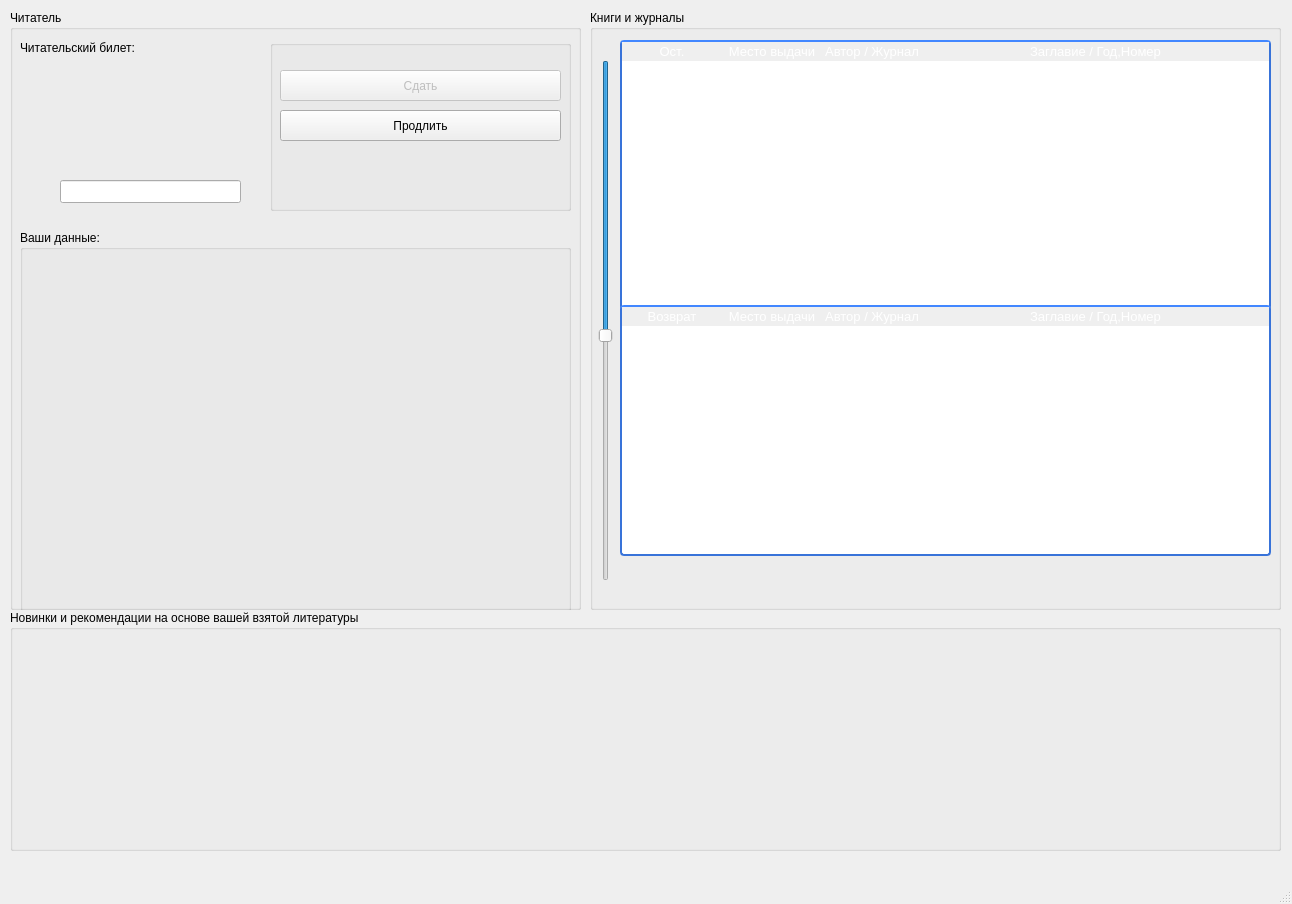
<?xml version="1.0" encoding="UTF-8"?>
<ui version="4.0">
 <class>form_GetListReturnBooks</class>
 <widget class="QMainWindow" name="form_GetListReturnBooks">
  <property name="windowModality">
   <enum>Qt::NonModal</enum>
  </property>
  <property name="geometry">
   <rect>
    <x>0</x>
    <y>0</y>
    <width>1292</width>
    <height>904</height>
   </rect>
  </property>
  <property name="windowTitle">
   <string>Список книг на руках</string>
  </property>
  <property name="documentMode">
   <bool>false</bool>
  </property>
  <widget class="QWidget" name="centralwidget">
   <widget class="QGroupBox" name="gbReaderInfo">
    <property name="geometry">
     <rect>
      <x>10</x>
      <y>10</y>
      <width>571</width>
      <height>600</height>
     </rect>
    </property>
    <property name="title">
     <string>Читатель</string>
    </property>
    <widget class="QLabel" name="label">
     <property name="geometry">
      <rect>
       <x>10</x>
       <y>30</y>
       <width>151</width>
       <height>16</height>
      </rect>
     </property>
     <property name="text">
      <string>Читательский билет:</string>
     </property>
    </widget>
    <widget class="QLabel" name="lblPicTicket">
     <property name="geometry">
      <rect>
       <x>10</x>
       <y>50</y>
       <width>241</width>
       <height>151</height>
      </rect>
     </property>
     <property name="text">
      <string/>
     </property>
     <property name="pixmap">
      <pixmap resource="res.qrc">:/ЧБ.png</pixmap>
     </property>
     <property name="scaledContents">
      <bool>true</bool>
     </property>
    </widget>
    <widget class="QLineEdit" name="leTicketNumber">
     <property name="geometry">
      <rect>
       <x>50</x>
       <y>170</y>
       <width>181</width>
       <height>23</height>
      </rect>
     </property>
     <property name="alignment">
      <set>Qt::AlignCenter</set>
     </property>
     <property name="readOnly">
      <bool>true</bool>
     </property>
    </widget>
    <widget class="QGroupBox" name="gbReaderBio">
     <property name="geometry">
      <rect>
       <x>10</x>
       <y>220</y>
       <width>551</width>
       <height>381</height>
      </rect>
     </property>
     <property name="title">
      <string>Ваши данные:</string>
     </property>
    </widget>
    <widget class="QGroupBox" name="gbUserActions">
     <property name="geometry">
      <rect>
       <x>260</x>
       <y>30</y>
       <width>301</width>
       <height>171</height>
      </rect>
     </property>
     <property name="title">
      <string/>
     </property>
     <widget class="QPushButton" name="pbProlong">
      <property name="geometry">
       <rect>
        <x>10</x>
        <y>70</y>
        <width>281</width>
        <height>31</height>
       </rect>
      </property>
      <property name="text">
       <string>Продлить</string>
      </property>
     </widget>
     <widget class="QPushButton" name="pbReturnBook">
      <property name="enabled">
       <bool>false</bool>
      </property>
      <property name="geometry">
       <rect>
        <x>10</x>
        <y>30</y>
        <width>281</width>
        <height>31</height>
       </rect>
      </property>
      <property name="text">
       <string>Сдать</string>
      </property>
      <property name="autoDefault">
       <bool>false</bool>
      </property>
      <property name="flat">
       <bool>false</bool>
      </property>
     </widget>
    </widget>
   </widget>
   <widget class="QGroupBox" name="gbOwnedBooksJournals">
    <property name="geometry">
     <rect>
      <x>590</x>
      <y>10</y>
      <width>691</width>
      <height>600</height>
     </rect>
    </property>
    <property name="title">
     <string>Книги и журналы</string>
    </property>
    <widget class="QTableWidget" name="twOwnedBookJournals">
     <property name="geometry">
      <rect>
       <x>30</x>
       <y>30</y>
       <width>651</width>
       <height>270</height>
      </rect>
     </property>
     <property name="styleSheet">
      <string notr="true">QHeaderView {
    background-color: #fff;
    font-size:13px;
}
QHeaderView::section:horizontal {
    color: #fff;
    border-style: solid;
    background-color: qlineargradient( x1: 0, y1: 0, x2: 0, y2: 1,
                                        stop: 0 #4287ff, stop: 1 #356ccc);
 }
QTableView {
    border: 2px solid #3873d9;
    border-top-color: #4287ff;
    border-radius: 4px;
    background-color: #fff;
    gridline-color: #777;
    selection-background-color: #ccdfff;
    color:#333;
    font-size:12px;
 }

QScrollBar:vertical {
     background: #e4e4e4;
     border-top-right-radius: 4px;
     border-bottom-right-radius: 4px;
     width: 12px;
     margin: 0px;
 }
 QScrollBar::handle:vertical {
    background-color: qlineargradient( x1: 0, y1: 0, x2: 1, y2: 0,
                                    stop: 0 #4287ff, stop: 1 #356ccc);
     border-radius: 4px;
     min-height: 20px;
     margin: 0px 2px 0px 2px;
 }
 QScrollBar::add-line:vertical {
     background: none;
     height: 0px;
     subcontrol-position: right;
     subcontrol-origin: margin;
 }
 QScrollBar::sub-line:vertical {
     background: none;
     height: 0px;
     subcontrol-position: left;
     subcontrol-origin: margin;
 }</string>
     </property>
     <property name="editTriggers">
      <set>QAbstractItemView::NoEditTriggers</set>
     </property>
     <property name="showDropIndicator" stdset="0">
      <bool>false</bool>
     </property>
     <property name="dragDropOverwriteMode">
      <bool>false</bool>
     </property>
     <property name="alternatingRowColors">
      <bool>true</bool>
     </property>
     <property name="selectionMode">
      <enum>QAbstractItemView::ContiguousSelection</enum>
     </property>
     <property name="selectionBehavior">
      <enum>QAbstractItemView::SelectRows</enum>
     </property>
     <property name="textElideMode">
      <enum>Qt::ElideMiddle</enum>
     </property>
     <property name="sortingEnabled">
      <bool>true</bool>
     </property>
     <attribute name="horizontalHeaderStretchLastSection">
      <bool>true</bool>
     </attribute>
     <column>
      <property name="text">
       <string>Ост.</string>
      </property>
     </column>
     <column>
      <property name="text">
       <string>Место выдачи</string>
      </property>
     </column>
     <column>
      <property name="text">
       <string>Автор / Журнал</string>
      </property>
     </column>
     <column>
      <property name="text">
       <string>Заглавие / Год,Номер</string>
      </property>
     </column>
    </widget>
    <widget class="QSlider" name="vsChangeSize">
     <property name="geometry">
      <rect>
       <x>4</x>
       <y>50</y>
       <width>23</width>
       <height>521</height>
      </rect>
     </property>
     <property name="maximum">
      <number>566</number>
     </property>
     <property name="value">
      <number>300</number>
     </property>
     <property name="orientation">
      <enum>Qt::Vertical</enum>
     </property>
     <property name="invertedAppearance">
      <bool>true</bool>
     </property>
    </widget>
    <widget class="QTableWidget" name="twBookJournalsReturned">
     <property name="geometry">
      <rect>
       <x>30</x>
       <y>295</y>
       <width>651</width>
       <height>251</height>
      </rect>
     </property>
     <property name="styleSheet">
      <string notr="true">QHeaderView {
    background-color: #fff;
    font-size:13px;
}
QHeaderView::section:horizontal {
    color: #fff;
    border-style: solid;
    background-color: qlineargradient( x1: 0, y1: 0, x2: 0, y2: 1,
                                        stop: 0 #4287ff, stop: 1 #356ccc);
 }
QTableView {
    border: 2px solid #3873d9;
    border-top-color: #4287ff;
    border-radius: 4px;
    background-color: #fff;
    gridline-color: #777;
    selection-background-color: #ccdfff;
    color:#333;
    font-size:12px;
 }

QScrollBar:vertical {
     background: #e4e4e4;
     border-top-right-radius: 4px;
     border-bottom-right-radius: 4px;
     width: 12px;
     margin: 0px;
 }
 QScrollBar::handle:vertical {
    background-color: qlineargradient( x1: 0, y1: 0, x2: 1, y2: 0,
                                    stop: 0 #4287ff, stop: 1 #356ccc);
     border-radius: 4px;
     min-height: 20px;
     margin: 0px 2px 0px 2px;
 }
 QScrollBar::add-line:vertical {
     background: none;
     height: 0px;
     subcontrol-position: right;
     subcontrol-origin: margin;
 }
 QScrollBar::sub-line:vertical {
     background: none;
     height: 0px;
     subcontrol-position: left;
     subcontrol-origin: margin;
 }</string>
     </property>
     <property name="editTriggers">
      <set>QAbstractItemView::NoEditTriggers</set>
     </property>
     <property name="showDropIndicator" stdset="0">
      <bool>false</bool>
     </property>
     <property name="dragDropOverwriteMode">
      <bool>false</bool>
     </property>
     <property name="alternatingRowColors">
      <bool>true</bool>
     </property>
     <property name="selectionMode">
      <enum>QAbstractItemView::ContiguousSelection</enum>
     </property>
     <property name="selectionBehavior">
      <enum>QAbstractItemView::SelectRows</enum>
     </property>
     <property name="textElideMode">
      <enum>Qt::ElideMiddle</enum>
     </property>
     <property name="sortingEnabled">
      <bool>true</bool>
     </property>
     <attribute name="horizontalHeaderShowSortIndicator" stdset="0">
      <bool>true</bool>
     </attribute>
     <attribute name="horizontalHeaderStretchLastSection">
      <bool>true</bool>
     </attribute>
     <column>
      <property name="text">
       <string>Возврат</string>
      </property>
     </column>
     <column>
      <property name="text">
       <string>Место выдачи</string>
      </property>
     </column>
     <column>
      <property name="text">
       <string>Автор / Журнал</string>
      </property>
     </column>
     <column>
      <property name="text">
       <string>Заглавие / Год,Номер</string>
      </property>
     </column>
    </widget>
   </widget>
   <widget class="QGroupBox" name="gbRecomendations">
    <property name="geometry">
     <rect>
      <x>10</x>
      <y>610</y>
      <width>1271</width>
      <height>241</height>
     </rect>
    </property>
    <property name="title">
     <string>Новинки и рекомендации на основе вашей взятой литературы</string>
    </property>
   </widget>
  </widget>
  <widget class="QMenuBar" name="menubar">
   <property name="geometry">
    <rect>
     <x>0</x>
     <y>0</y>
     <width>1292</width>
     <height>21</height>
    </rect>
   </property>
  </widget>
  <widget class="QStatusBar" name="statusbar"/>
 </widget>
 <resources>
  <include location="res.qrc"/>
 </resources>
 <connections/>
</ui>
